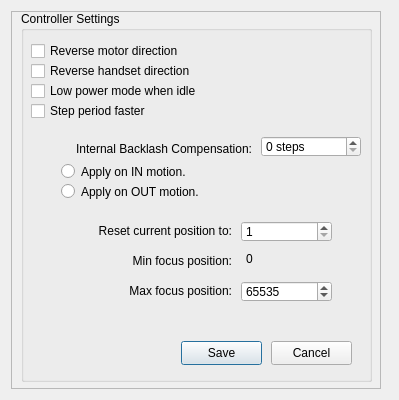
<?xml version="1.0" encoding="UTF-8"?>
<ui version="4.0">
 <class>X2Focus</class>
 <widget class="QDialog" name="X2Focus">
  <property name="geometry">
   <rect>
    <x>0</x>
    <y>0</y>
    <width>399</width>
    <height>400</height>
   </rect>
  </property>
  <property name="sizePolicy">
   <sizepolicy hsizetype="Fixed" vsizetype="Fixed">
    <horstretch>0</horstretch>
    <verstretch>0</verstretch>
   </sizepolicy>
  </property>
  <property name="maximumSize">
   <size>
    <width>464</width>
    <height>400</height>
   </size>
  </property>
  <property name="windowTitle">
   <string>Setup Focuser</string>
  </property>
  <layout class="QVBoxLayout" name="verticalLayout_6">
   <item>
    <widget class="X2Form" name="X2Form">
     <property name="sizePolicy">
      <sizepolicy hsizetype="Fixed" vsizetype="Fixed">
       <horstretch>0</horstretch>
       <verstretch>0</verstretch>
      </sizepolicy>
     </property>
     <property name="minimumSize">
      <size>
       <width>350</width>
       <height>310</height>
      </size>
     </property>
     <property name="maximumSize">
      <size>
       <width>370</width>
       <height>400</height>
      </size>
     </property>
     <property name="frameShape">
      <enum>QFrame::StyledPanel</enum>
     </property>
     <property name="frameShadow">
      <enum>QFrame::Raised</enum>
     </property>
     <widget class="QWidget" name="widget_5" native="true">
      <property name="geometry">
       <rect>
        <x>13</x>
        <y>512</y>
        <width>24</width>
        <height>24</height>
       </rect>
      </property>
      <property name="sizePolicy">
       <sizepolicy hsizetype="Fixed" vsizetype="Fixed">
        <horstretch>0</horstretch>
        <verstretch>0</verstretch>
       </sizepolicy>
      </property>
      <layout class="QHBoxLayout" name="horizontalLayout_6"/>
     </widget>
     <widget class="QGroupBox" name="groupBox">
      <property name="geometry">
       <rect>
        <x>10</x>
        <y>0</y>
        <width>351</width>
        <height>371</height>
       </rect>
      </property>
      <property name="title">
       <string>Controller Settings</string>
      </property>
      <widget class="QRadioButton" name="radioButton_OUT">
       <property name="geometry">
        <rect>
         <x>40</x>
         <y>170</y>
         <width>171</width>
         <height>21</height>
        </rect>
       </property>
       <property name="text">
        <string>Apply on OUT motion.</string>
       </property>
      </widget>
      <widget class="QCheckBox" name="checkBoxIdle">
       <property name="geometry">
        <rect>
         <x>10</x>
         <y>70</y>
         <width>331</width>
         <height>20</height>
        </rect>
       </property>
       <property name="text">
        <string>Low power mode when idle</string>
       </property>
      </widget>
      <widget class="QLabel" name="labelMaxPosition">
       <property name="geometry">
        <rect>
         <x>40</x>
         <y>270</y>
         <width>171</width>
         <height>20</height>
        </rect>
       </property>
       <property name="text">
        <string>Max focus position:</string>
       </property>
       <property name="alignment">
        <set>Qt::AlignRight|Qt::AlignTrailing|Qt::AlignVCenter</set>
       </property>
      </widget>
      <widget class="QRadioButton" name="radioButton_IN">
       <property name="geometry">
        <rect>
         <x>40</x>
         <y>150</y>
         <width>171</width>
         <height>21</height>
        </rect>
       </property>
       <property name="text">
        <string>Apply on IN motion.</string>
       </property>
      </widget>
      <widget class="QCheckBox" name="checkBoxReverse">
       <property name="geometry">
        <rect>
         <x>10</x>
         <y>30</y>
         <width>241</width>
         <height>20</height>
        </rect>
       </property>
       <property name="text">
        <string>Reverse motor direction</string>
       </property>
      </widget>
      <widget class="QLabel" name="label">
       <property name="geometry">
        <rect>
         <x>40</x>
         <y>240</y>
         <width>171</width>
         <height>20</height>
        </rect>
       </property>
       <property name="text">
        <string>Min focus position:</string>
       </property>
       <property name="alignment">
        <set>Qt::AlignRight|Qt::AlignTrailing|Qt::AlignVCenter</set>
       </property>
      </widget>
      <widget class="QSpinBox" name="backSpin">
       <property name="geometry">
        <rect>
         <x>240</x>
         <y>125</y>
         <width>100</width>
         <height>21</height>
        </rect>
       </property>
       <property name="minimumSize">
        <size>
         <width>100</width>
         <height>0</height>
        </size>
       </property>
       <property name="suffix">
        <string> steps</string>
       </property>
       <property name="minimum">
        <number>0</number>
       </property>
       <property name="maximum">
        <number>65535</number>
       </property>
      </widget>
      <widget class="QSpinBox" name="spinBoxMaxPosition">
       <property name="geometry">
        <rect>
         <x>220</x>
         <y>270</y>
         <width>91</width>
         <height>21</height>
        </rect>
       </property>
       <property name="suffix">
        <string/>
       </property>
       <property name="minimum">
        <number>1</number>
       </property>
       <property name="maximum">
        <number>1048575</number>
       </property>
       <property name="value">
        <number>65535</number>
       </property>
      </widget>
      <widget class="QSpinBox" name="spinBoxOverride">
       <property name="geometry">
        <rect>
         <x>220</x>
         <y>210</y>
         <width>91</width>
         <height>21</height>
        </rect>
       </property>
       <property name="suffix">
        <string/>
       </property>
       <property name="minimum">
        <number>1</number>
       </property>
       <property name="maximum">
        <number>1048575</number>
       </property>
      </widget>
      <widget class="QLabel" name="label_6">
       <property name="geometry">
        <rect>
         <x>225</x>
         <y>240</y>
         <width>60</width>
         <height>16</height>
        </rect>
       </property>
       <property name="text">
        <string>0</string>
       </property>
      </widget>
      <widget class="QLabel" name="label_4">
       <property name="geometry">
        <rect>
         <x>40</x>
         <y>210</y>
         <width>171</width>
         <height>20</height>
        </rect>
       </property>
       <property name="text">
        <string>Reset current position to:</string>
       </property>
       <property name="alignment">
        <set>Qt::AlignRight|Qt::AlignTrailing|Qt::AlignVCenter</set>
       </property>
      </widget>
      <widget class="QLabel" name="label_5">
       <property name="geometry">
        <rect>
         <x>10</x>
         <y>130</y>
         <width>221</width>
         <height>16</height>
        </rect>
       </property>
       <property name="text">
        <string>Internal Backlash Compensation:</string>
       </property>
       <property name="alignment">
        <set>Qt::AlignRight|Qt::AlignTrailing|Qt::AlignVCenter</set>
       </property>
      </widget>
      <widget class="QCheckBox" name="checkBoxRevHand">
       <property name="geometry">
        <rect>
         <x>10</x>
         <y>50</y>
         <width>221</width>
         <height>20</height>
        </rect>
       </property>
       <property name="text">
        <string>Reverse handset direction</string>
       </property>
      </widget>
      <widget class="QPushButton" name="pushButtonOK">
       <property name="geometry">
        <rect>
         <x>160</x>
         <y>330</y>
         <width>81</width>
         <height>24</height>
        </rect>
       </property>
       <property name="maximumSize">
        <size>
         <width>16777215</width>
         <height>24</height>
        </size>
       </property>
       <property name="text">
        <string>Save</string>
       </property>
      </widget>
      <widget class="QPushButton" name="pushButtonCancel">
       <property name="geometry">
        <rect>
         <x>250</x>
         <y>330</y>
         <width>81</width>
         <height>24</height>
        </rect>
       </property>
       <property name="maximumSize">
        <size>
         <width>16777215</width>
         <height>24</height>
        </size>
       </property>
       <property name="text">
        <string>Cancel</string>
       </property>
      </widget>
      <widget class="QCheckBox" name="checkBoxPeriodFaster">
       <property name="geometry">
        <rect>
         <x>10</x>
         <y>90</y>
         <width>191</width>
         <height>20</height>
        </rect>
       </property>
       <property name="text">
        <string>Step period faster</string>
       </property>
      </widget>
     </widget>
    </widget>
   </item>
  </layout>
 </widget>
 <customwidgets>
  <customwidget>
   <class>X2Form</class>
   <extends>QFrame</extends>
   <header>x2form.h</header>
   <container>1</container>
  </customwidget>
 </customwidgets>
 <resources/>
 <connections/>
</ui>
